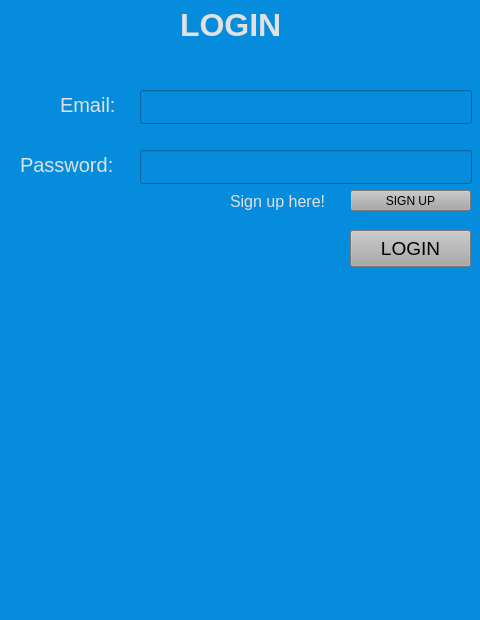
<?xml version="1.0" encoding="UTF-8"?>
<ui version="4.0">
 <class>MainWindow</class>
 <widget class="QMainWindow" name="MainWindow">
  <property name="geometry">
   <rect>
    <x>0</x>
    <y>0</y>
    <width>480</width>
    <height>620</height>
   </rect>
  </property>
  <property name="windowTitle">
   <string>MainWindow</string>
  </property>
  <property name="styleSheet">
   <string notr="true">background-color: rgb(5, 140, 220);</string>
  </property>
  <widget class="QWidget" name="centralwidget">
   <widget class="QLabel" name="label">
    <property name="geometry">
     <rect>
      <x>180</x>
      <y>0</y>
      <width>141</width>
      <height>51</height>
     </rect>
    </property>
    <property name="styleSheet">
     <string notr="true">font-size:15pt;color:rgb(225,225,225)</string>
    </property>
    <property name="text">
     <string>&lt;html&gt;&lt;head/&gt;&lt;body&gt;&lt;p&gt;&lt;span style=&quot; font-size:24pt; font-weight:600;&quot;&gt;LOGIN&lt;/span&gt;&lt;/p&gt;&lt;/body&gt;&lt;/html&gt;</string>
    </property>
   </widget>
   <widget class="QLabel" name="label_2">
    <property name="geometry">
     <rect>
      <x>60</x>
      <y>80</y>
      <width>121</width>
      <height>51</height>
     </rect>
    </property>
    <property name="styleSheet">
     <string notr="true">font-size:15pt;color:rgb(225,225,225) </string>
    </property>
    <property name="text">
     <string>&lt;html&gt;&lt;head/&gt;&lt;body&gt;&lt;p&gt;Email:&lt;/p&gt;&lt;/body&gt;&lt;/html&gt;</string>
    </property>
   </widget>
   <widget class="QLabel" name="label_3">
    <property name="geometry">
     <rect>
      <x>20</x>
      <y>140</y>
      <width>121</width>
      <height>51</height>
     </rect>
    </property>
    <property name="styleSheet">
     <string notr="true">font-size:15pt; color:rgb(225,225,225) </string>
    </property>
    <property name="text">
     <string>&lt;html&gt;&lt;head/&gt;&lt;body&gt;&lt;p&gt;Password:&lt;/p&gt;&lt;/body&gt;&lt;/html&gt;</string>
    </property>
   </widget>
   <widget class="QLineEdit" name="email_field">
    <property name="geometry">
     <rect>
      <x>140</x>
      <y>90</y>
      <width>332</width>
      <height>34</height>
     </rect>
    </property>
    <property name="styleSheet">
     <string notr="true">font-size:14pt;color:rgb(225,225,225)</string>
    </property>
    <property name="text">
     <string/>
    </property>
   </widget>
   <widget class="QLineEdit" name="password_field">
    <property name="geometry">
     <rect>
      <x>140</x>
      <y>150</y>
      <width>332</width>
      <height>34</height>
     </rect>
    </property>
    <property name="styleSheet">
     <string notr="true">font-size:14pt;color:rgb(225,225,225)</string>
    </property>
   </widget>
   <widget class="QPushButton" name="loginButton">
    <property name="geometry">
     <rect>
      <x>350</x>
      <y>230</y>
      <width>121</width>
      <height>37</height>
     </rect>
    </property>
    <property name="sizePolicy">
     <sizepolicy hsizetype="Minimum" vsizetype="Fixed">
      <horstretch>0</horstretch>
      <verstretch>0</verstretch>
     </sizepolicy>
    </property>
    <property name="styleSheet">
     <string notr="true">background-color: rgb(167, 168, 167);font-size:14pt</string>
    </property>
    <property name="text">
     <string>LOGIN</string>
    </property>
   </widget>
   <widget class="QLabel" name="login_text">
    <property name="geometry">
     <rect>
      <x>10</x>
      <y>280</y>
      <width>458</width>
      <height>24</height>
     </rect>
    </property>
    <property name="styleSheet">
     <string notr="true">font-size:12pt; color:rgb(225,225,225) </string>
    </property>
    <property name="text">
     <string/>
    </property>
   </widget>
   <widget class="QPushButton" name="signupHereButton">
    <property name="geometry">
     <rect>
      <x>350</x>
      <y>190</y>
      <width>121</width>
      <height>21</height>
     </rect>
    </property>
    <property name="sizePolicy">
     <sizepolicy hsizetype="Minimum" vsizetype="Fixed">
      <horstretch>0</horstretch>
      <verstretch>0</verstretch>
     </sizepolicy>
    </property>
    <property name="styleSheet">
     <string notr="true">background-color: rgb(167, 168, 167);font-size:9pt</string>
    </property>
    <property name="text">
     <string>SIGN UP</string>
    </property>
   </widget>
   <widget class="QLabel" name="login_text_2">
    <property name="geometry">
     <rect>
      <x>230</x>
      <y>190</y>
      <width>121</width>
      <height>24</height>
     </rect>
    </property>
    <property name="styleSheet">
     <string notr="true">font:12pt; color:rgb(225,225,225)</string>
    </property>
    <property name="text">
     <string>&lt;html&gt;&lt;head/&gt;&lt;body&gt;&lt;p&gt;Sign up here!&lt;/p&gt;&lt;/body&gt;&lt;/html&gt;</string>
    </property>
   </widget>
  </widget>
  <widget class="QMenuBar" name="menubar">
   <property name="geometry">
    <rect>
     <x>0</x>
     <y>0</y>
     <width>480</width>
     <height>26</height>
    </rect>
   </property>
  </widget>
  <widget class="QStatusBar" name="statusbar"/>
 </widget>
 <resources/>
 <connections/>
</ui>
